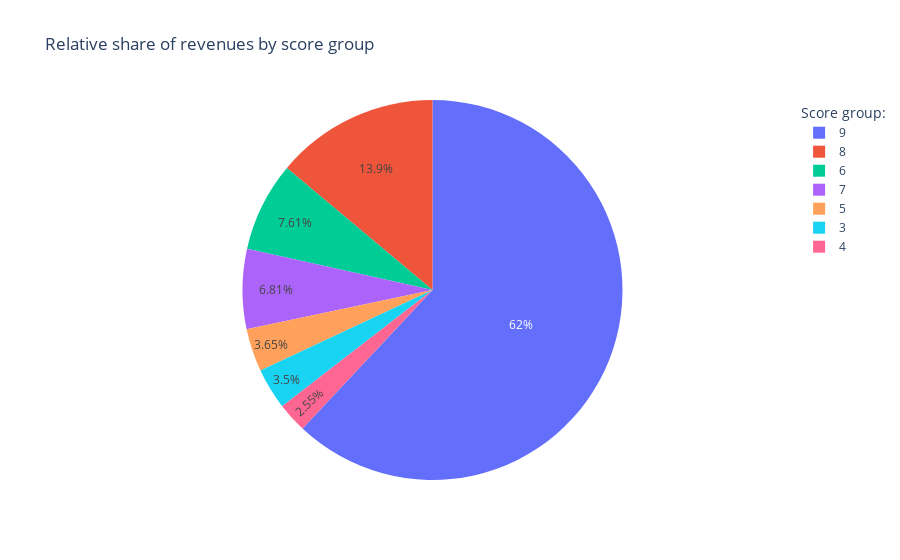

Here is the notebook cell this chart was saved with:
### Code cell
fig = px.pie(products, values='revenue', names='product_score', 
             title='Relative share of revenues by score group')
fig.update_layout(legend=dict(
    title="Score group:"
))
fig.show()

### Figure 1 — Plotly figure (JSON) as saved in the notebook; plotly's stock layout.template omitted (floating-point values rounded to 4 significant figures; data arrays with more than 128 entries replaced by an {"elided": "..."} marker saying what was removed)
{"data": [{"domain": {"x": [0, 1], "y": [0, 1]}, "hovertemplate": "product_score=%{label}<br>revenue=%{value}<extra></extra>", "labels": {"elided": "3965 int values"}, "legendgroup": "", "name": "", "showlegend": true, "type": "pie", "values": {"elided": "3965 float values"}}], "layout": {"legend": {"title": {"text": "Score group:"}, "tracegroupgap": 0}, "title": {"text": "Relative share of revenues by score group"}}}
